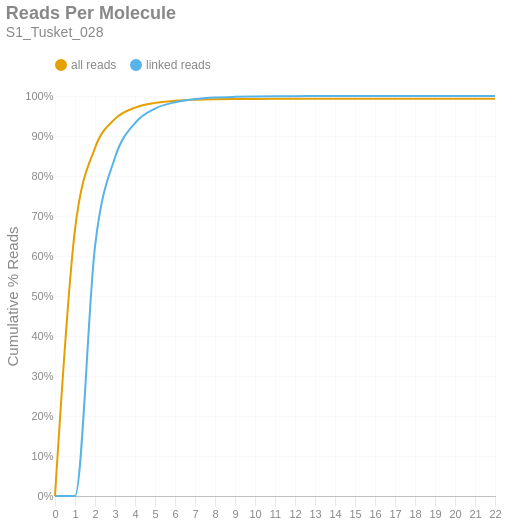

The code cell stored with this chart in its notebook:
### Markdown cell above
### Reads per Molecule
This chart shows the cumulative distribution of the number of reads per linked molecule. That is, how many alignments are associated with a unique molecule. This excludes the number of reads associated with invalid or absent linked-read barcodes. The `linked` histogram is the percentages recalculated when disregarding singletons.

### Code cell
if SKIPLR:
    print_html(f"Skipped")
else:
    counts = np.bincount(valids['reads'].cast(pl.Int64).to_numpy())
    weighted = counts * np.arange(len(counts))
    all_perc = weighted / n_reads
    linked_perc = weighted / n_linked_reads
    linked_perc[1] = 0
    binned_df = pl.DataFrame({
        'readsper': list(range(len(counts))),
        'all reads (cumsum)': np.cumsum(all_perc).tolist(),
        'linked reads (cumsum)': np.cumsum(linked_perc).tolist(),
    })

    with SafeRender(binned_df):
        (
            density_plot(binned_df, 'Reads Per Molecule', samplename, 'readspmol')
            .encode(
                x=alt.X('readsper:O', title=None).axis(labelAngle=0).scale(padding=0),
                y=alt.Y('value:Q', title='Cumulative % Reads').axis(format='%').stack(False),
                color=alt.Color("key:N").scale(domain=["all reads", "linked reads"]),
                tooltip=[
                    alt.Tooltip("key:N", title="Data Type"),
                    alt.Tooltip("readsper:O", title="Reads Per Molecule"),
                    alt.Tooltip("value:Q", format=".2%", title="% Reads (Cum.)")
                ]            
            )
        ).display()

### Figure 1 — Vega-Lite specification as saved in the notebook (floating-point values rounded to 4 significant figures)
{"width": "container", "height": 400, "config": {"title": {"anchor": "start", "dy": -15, "fontSize": 18, "color": "#888888", "subtitleColor": "#888888", "subtitleFontSize": 14}, "arc": {"fill": "#0072B2"}, "axis": {"domainColor": "#888888", "domainWidth": 0.5, "gridWidth": 0.2, "grid": false, "titleFontWeight": 400, "titleFontSize": 15, "labelFontSize": 11, "labelColor": "#888888", "tickColor": "#888888", "tickWidth": 0.2, "titleColor": "#888888"}, "axisBand": {"grid": false}, "axisX": {"grid": true, "tickSize": 10, "domainCap": "round"}, "axisY": {"domain": false, "grid": true, "tickSize": 0, "domainCap": "round"}, "background": "transparent", "header": {"labelFontSize": 15, "labelColor": "#888888", "titleFontSize": 15, "titleFontWeight": 600, "titleColor": "#888888"}, "legend": {"labelFont": "sans-serif", "labelFontSize": 12, "labelColor": "#888888", "symbolSize": 100, "symbolType": "circle", "titleFontSize": 12, "titlePadding": 10, "titleColor": "#888888", "title": null, "orient": "top"}, "range": {"category": ["#E69F00", "#56B4E9", "#009E73", "#F0E442", "#0072B2", "#D55E00", "#CC79A7", "#000000"], "diverging": ["#cfe8f3", "#a2d4ec", "#73bfe2", "#46abdb", "#1696d2", "#12719e"]}, "area": {"fill": "#0072B2", "fillOpacity": 0.7, "line": true, "strokeOpacity": 0.7}, "line": {"color": "#0072B2", "stroke": "#0072B2", "strokeWidth": 2}, "trail": {"color": "#0072B2", "stroke": "#0072B2", "strokeWidth": 0, "size": 1}, "point": {"filled": true, "fillOpacity": 1.0, "size": 95}, "text": {"color": "#888888", "fontSize": 11, "align": "right", "fontWeight": 400, "size": 11}, "bar": {"fill": "#0072B2", "stroke": null}, "view": {"stroke": null, "continuousWidth": 660, "continuousHeight": 400}}, "data": {"name": "data-d2513de3260a7cc56b2a24ffcf370816"}, "mark": {"type": "line", "interpolate": "monotone", "point": {"opacity": 0, "size": 275}}, "encoding": {"color": {"field": "key", "scale": {"domain": ["all reads", "linked reads"]}, "type": "nominal"}, "tooltip": [{"field": "key", "title": "Data Type", "type": "nominal"}, {"field": "readsper", "title": "Reads Per Molecule", "type": "ordinal"}, {"field": "value", "format": ".2%", "title": "% Reads (Cum.)", "type": "quantitative"}], "x": {"axis": {"labelAngle": 0}, "field": "readsper", "scale": {"padding": 0}, "title": null, "type": "ordinal"}, "y": {"axis": {"format": "%"}, "field": "value", "stack": false, "title": "Cumulative % Reads", "type": "quantitative"}}, "params": [{"name": "param_c36ac31b6afebe62", "select": {"type": "point", "fields": ["key"]}, "bind": "legend"}], "title": {"text": "Reads Per Molecule", "subtitle": "S1_Tusket_028"}, "transform": [{"fold": ["all reads (cumsum)", "linked reads (cumsum)"]}, {"calculate": "replace(datum.key, ' (cumsum)', '')", "as": "key"}, {"filter": {"param": "param_c36ac31b6afebe62"}}], "usermeta": {"embedOptions": {"downloadFileName": "S1_Tusket_028.readspmol"}}, "$schema": "https://vega.github.io/schema/vega-lite/v6.1.0.json", "datasets": {"data-d2513de3260a7cc56b2a24ffcf370816": [{"readsper": 0, "all reads (cumsum)": 0.0, "linked reads (cumsum)": 0.0}, {"readsper": 1, "all reads (cumsum)": 0.6662, "linked reads (cumsum)": 0.0}, {"readsper": 2, "all reads (cumsum)": 0.87, "linked reads (cumsum)": 0.6235}, {"readsper": 3, "all reads (cumsum)": 0.9429, "linked reads (cumsum)": 0.8463}, {"readsper": 4, "all reads (cumsum)": 0.971, "linked reads (cumsum)": 0.9323}, {"readsper": 5, "all reads (cumsum)": 0.9828, "linked reads (cumsum)": 0.9685}, {"readsper": 6, "all reads (cumsum)": 0.9881, "linked reads (cumsum)": 0.9846}, {"readsper": 7, "all reads (cumsum)": 0.9906, "linked reads (cumsum)": 0.9922}, {"readsper": 8, "all reads (cumsum)": 0.9918, "linked reads (cumsum)": 0.996}, {"readsper": 9, "all reads (cumsum)": 0.9924, "linked reads (cumsum)": 0.9978}, {"readsper": 10, "all reads (cumsum)": 0.9927, "linked reads (cumsum)": 0.9988}, {"readsper": 11, "all reads (cumsum)": 0.9929, "linked reads (cumsum)": 0.9994}, {"readsper": 12, "all reads (cumsum)": 0.993, "linked reads (cumsum)": 0.9996}, {"readsper": 13, "all reads (cumsum)": 0.9931, "linked reads (cumsum)": 0.9998}, {"readsper": 14, "all reads (cumsum)": 0.9931, "linked reads (cumsum)": 0.9999}, {"readsper": 15, "all reads (cumsum)": 0.9931, "linked reads (cumsum)": 0.9999}, {"readsper": 16, "all reads (cumsum)": 0.9931, "linked reads (cumsum)": 1.0}, {"readsper": 17, "all reads (cumsum)": 0.9931, "linked reads (cumsum)": 1.0}, {"readsper": 18, "all reads (cumsum)": 0.9931, "linked reads (cumsum)": 1.0}, {"readsper": 19, "all reads (cumsum)": 0.9931, "linked reads (cumsum)": 1.0}, {"readsper": 20, "all reads (cumsum)": 0.9931, "linked reads (cumsum)": 1.0}, {"readsper": 21, "all reads (cumsum)": 0.9931, "linked reads (cumsum)": 1.0}, {"readsper": 22, "all reads (cumsum)": 0.9931, "linked reads (cumsum)": 1.0}]}}
